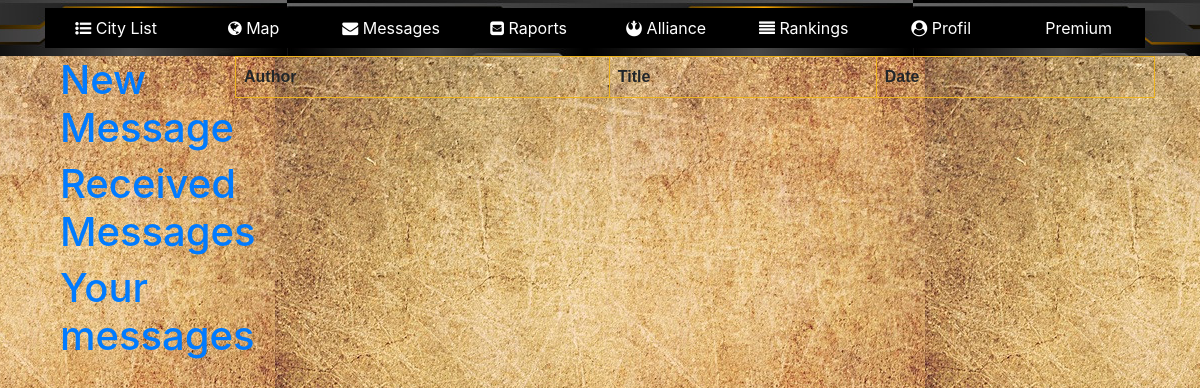
The app's page /wiadomosci/ (signed in), older data.
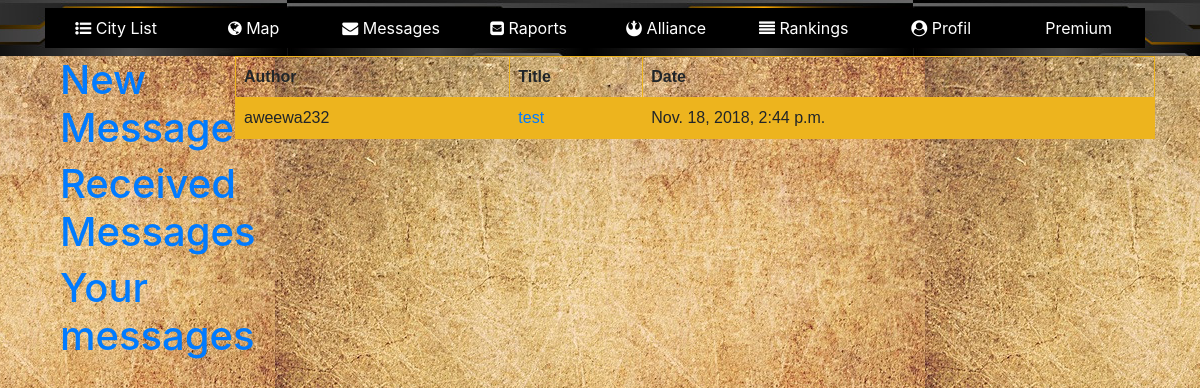
The same page, newer data.
### messagess/models.py (models this page shows)
class Message(models.Model):
    author = models.ForeignKey(User, related_name='sender', on_delete=models.CASCADE)
    title = models.CharField(max_length=200)
    text = models.TextField()
    toWho = models.OneToOneField(User, on_delete=models.CASCADE)
    haveSeen = models.BooleanField(default=False)
    created_date = models.DateTimeField(default=timezone.now)

### messagess/views.py (the view)
# urls.py: path('', views.messages_page, name='messages_page'),
def messages_page(request):
    messages = Message.objects.filter(toWho=request.user).order_by('created_date')
    return render(request, 'indexMessagess.html', {'messages': messages})

### messagess/templates/indexMessagess.html
{% extends 'messagess.html' %}
{% block showMessages %}
    <table>
        <tr>
            <th>Author</th>
            <th>Title</th>
            <th>Date</th>
        </tr>
        {% for message in messages %}
            <tr>
                <td>{{ message.author }}</td>
                <td><a href='{{ message.id }}'>{{ message.title }}</a></td>
                <td>{{ message.created_date }}</td>
            </tr>
        {% endfor %}
    </table>
{% endblock %}

Row changes from the older to the newer data that the page shows:
added Message: author "aweewa232", title "test", created_date "Nov. 18, 2018, 2:44 p.m."
